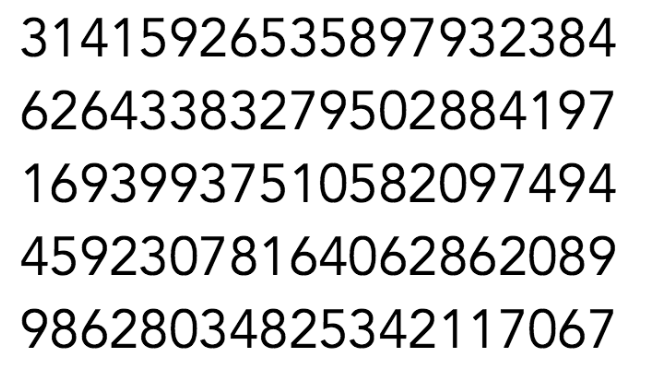
#> input picture n-ocr-on-opencv/numbers100.png, 647 x 367 px, found by its file name
$ python ocr1.py
#> lines starting #> are read from the running program, lines starting #| are printed output that depends on the picture; after the words box and inside, x2 and y2 are one past the last pixel; in counts of white or black regions, pixels touching at a corner belong together
import sys
import numpy as np
import cv2
# 이미지 읽어 들이기 --- (※ 1)
im = cv2.imread('numbers100.PNG')
#> im is the input picture: shape (367, 647, 3); min 0, max 255, mean 218.3
# 그레이스케일로 변환하고 블러를 걸고 이진화하기 --- (※2)
gray = cv2.cvtColor(im, cv2.COLOR_BGR2GRAY)
blur = cv2.GaussianBlur(gray, (5, 5), 0)
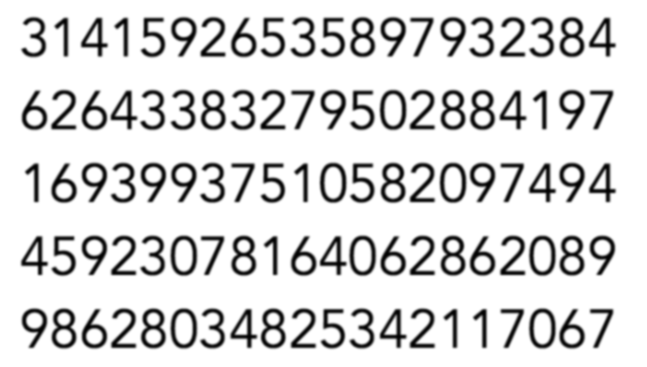
#> blur: shape (367, 647); min 0, max 255, mean 218.3
thresh = cv2.adaptiveThreshold(blur, 255, 1, 1, 11, 2)
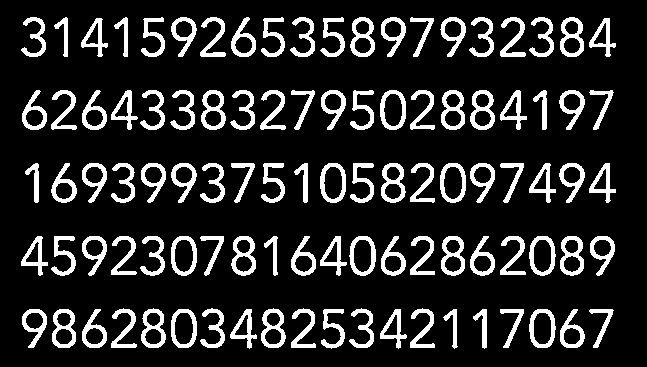
#> thresh: shape (367, 647); 15.4% white; 100 white regions
# 윤곽 추출하기 --- (※3)
contours = cv2.findContours(
  thresh, cv2.RETR_LIST, cv2.CHAIN_APPROX_SIMPLE)[0]
#> contours = 164 contours; largest, box (x1, y1, x2, y2) and area: (349, 236, 376, 276) 832, (171, 236, 197, 276) 830, (440, 163, 466, 203) 830, (380, 90, 406, 130) 829, (320, 163, 346, 203) 828
# 추출한 윤곽을 반복 처리하기 --- (※4)
for cnt in contours:
  x, y, w, h = cv2.boundingRect(cnt) # --- (※5)
  if h < 20: continue # 너무 작으면 건너뛰기
  red = (0, 0, 255)
  cv2.rectangle(im, (x, y), (x+w, y+h), red, 2)
#> this loop made 164 passes
#> (x, y, w, h) on passes 1 to 3: (264, 328, 18, 17), (144, 328, 18, 17), (55, 328, 18, 17)
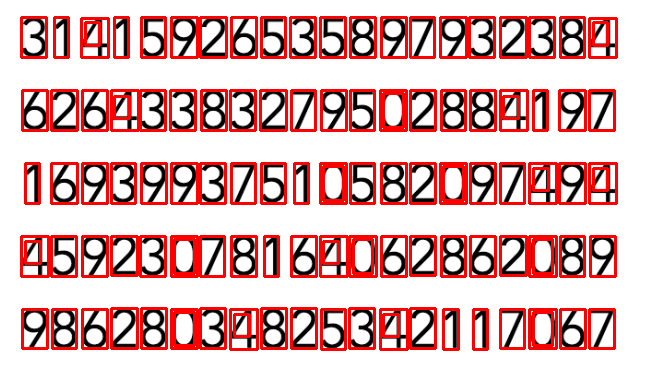
#> im: shape (367, 647, 3); 18.02% of pixels changed, all inside (x1, y1, x2, y2) = (20, 16, 618, 351)
cv2.imwrite('numbers-cnt.PNG', im)
